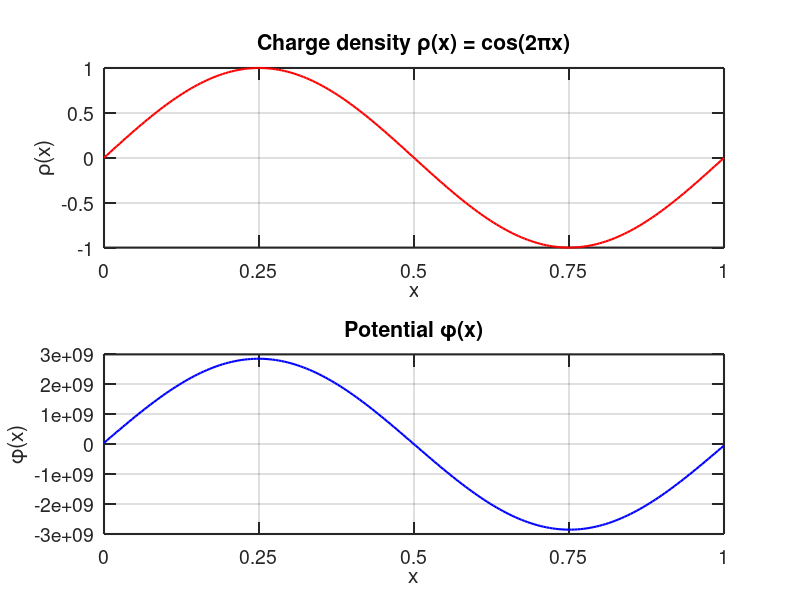
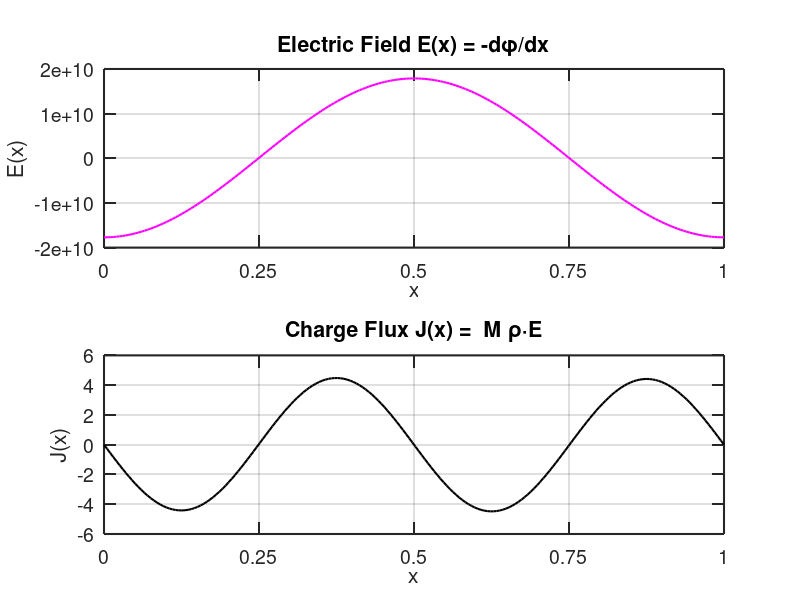
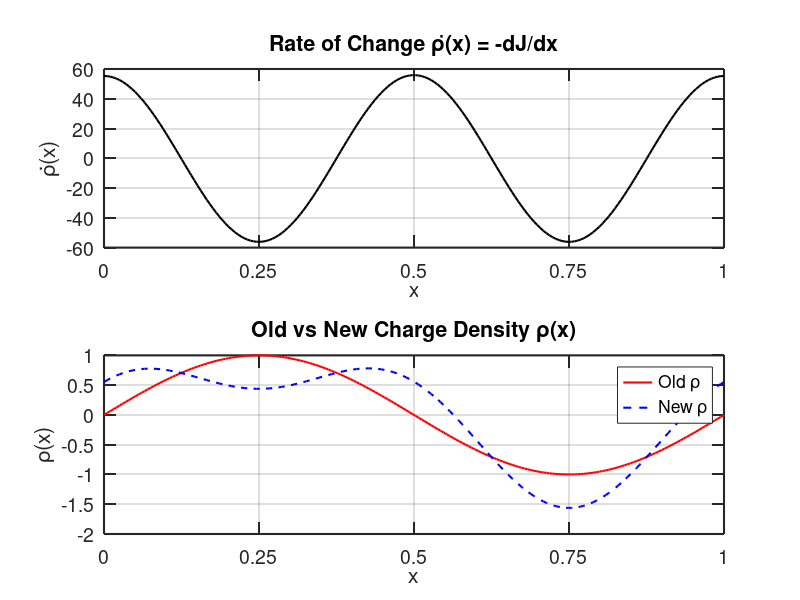

Reproduce these figures in MATLAB, in order.
#!/usr/bin/env -S octave --no-gui --quiet
set(0, "defaultfigurevisible", "off");  % hide figure window
addpath(genpath("~/.config/nvim/Octave/src"));

% ---------------------------------------------------------------------------
% NOTE: Solving Numerically using finite difference method (SOR)
% ---------------------------------------------------------------------------

clear; clc;

Solver.Jacobi = 1;
Solver.FFT = 2;
Solver.SOR = 3;

solver = Solver.FFT;


% Poisson equation in 1D using SOR: d²φ/dx² = -ρ(x)/ε₀

% Parameters
Nx = 200;
Lx = 1.0;
dx = Lx / (Nx - 1);

epsilon0 = 8.854e-12;

omega = 1.8;       % relaxation factor (1 < ω < 2 for acceleration)

% Grid
x = linspace(0, Lx, Nx);

% Charge density
rho = sin(2 * pi * x);

% Initialize potential (Dirichlet BC)
phi = zeros(1, Nx);

% Iteration parameters
max_iter = 10000;
tol = 1e-9;

switch solver
    case Solver.Jacobi
        % Jacobi iteration (using old values)
        for iter = 1:max_iter
            phi_old = phi;   % keep previous step
            for i = 2:Nx-1
                phi(i) = 0.5 * (phi_old(i+1) + phi_old(i-1) + dx^2 * rho(i) / epsilon0);

                %  if iter == 9999
                %     if i == 99
                %         myprint("Phi(i-1)", phi_old(i-1), "old Phi(i)", phi_old(i), "Phi(i+1)", phi_old(i+1));
                %         myprint("neibhourAvg", 0.5 * (phi_old(i+1) + phi_old(i-1)));
                %         myprint("dx^2 * rho(i) / epsilon0", 0.5 * dx^2 * rho(i) / epsilon0);
                %         myprint("phi_new_Calculated", phi(i));
                %         diff = phi(i) - 0.5 * (phi_old(i+1) + phi_old(i-1) + dx^2);
                %            myprint("diff", diff);
                %         myprint("rho(i)", rho(i));
                %         printf("------------------------------------------------------------------------\n");
                %     end
                %     if i == 100
                %         myprint("Phi(i-1)", phi_old(i-1), "OLD Phi(i)", phi_old(i), "Phi(i+1)", phi_old(i+1));
                %         myprint("neibhourAvg", 0.5 * (phi_old(i+1) + phi_old(i-1)));
                %         myprint("dx^2 * rho(i) / epsilon0", 0.5 * dx^2 * rho(i) / epsilon0);
                %         myprint("phi_new_Calculated", phi(i));
                %         diff = phi(i) - 0.5 * (phi_old(i+1) + phi_old(i-1) + dx^2);
                %            myprint("diff", diff);
                %         myprint("rho(i)", rho(i));
                %         printf("------------------------------------------------------------------------\n");
                %     end
                %     if i == 101
                %         myprint("Phi(i-1)", phi_old(i-1), "OLD Phi(i)", phi_old(i), "Phi(i+1)", phi_old(i+1));
                %         myprint("neibhourAvg", 0.5 * (phi_old(i+1) + phi_old(i-1)));
                %         myprint("dx^2 * rho(i) / epsilon0", 0.5 * dx^2 * rho(i) / epsilon0);
                %         myprint("phi_new_Calculated", phi(i));
                %         diff = phi(i) - 0.5 * (phi_old(i+1) + phi_old(i-1) + dx^2);
                %            myprint("diff", diff);
                %         myprint("rho(i)", rho(i));
                %         printf("=========================================================================\n");
                %         pause;
                %     end
                %  end
            end
            % Periodic BCs
            phi(1) = 0.5 * (phi_old(2) + phi_old(end) + dx^2 * rho(1) / epsilon0);
            phi(end) = 0.5 * (phi_old(1) + phi_old(end-1) + dx^2 * rho(end) / epsilon0);
        

            % Convergence check

            maxdiff = max(abs(phi - phi_old));
            if mod(iter, 500) == 0
                fprintf("Iter %d: maxdiff = %.3e\n", iter, maxdiff);
            end
            if maxdiff < tol
                fprintf("Jacobi converged in %d iterations\n", iter);
                break;
            end
        end
        phi = phi - mean(phi);  % remove DC offset

    case Solver.SOR
         for iter = 1:max_iter
             maxdiff = 0;
             for i = 2:Nx-1
                 phi_new = 0.5 * (phi(i+1) + phi(i-1) + dx^2 * rho(i) / epsilon0);
                 phi(i) = (1 - omega) * phi(i) + omega * phi_new;
                 maxdiff = max(maxdiff, abs(phi_new - phi(i)));
             end

             % Print iteration info
             if mod(iter, 500) == 0
                 printf("Iteration %d: max change = %.6e\n", iter, maxdiff);
             end

             if maxdiff < tol
                 printf("Converged in %d iterations\n", iter);
                 break;
             end
         end
    case Solver.FFT
        rho_hat = fft(rho);
        k  = (2*pi/Lx) * [0:(Nx/2-1) -Nx/2:-1];  % periodic wavenumbers
        k2 = k.^2;
        k2(1) = 1;   % avoid division by zero at k = 0
        phi_hat = rho_hat ./ (epsilon0 * k2);
        phi_hat(1) = 0;  % set mean potential to zero
        phi = real(ifft(phi_hat));
end




% Plot results
subplot(2,1,1)
plot(x, rho, 'r', 'LineWidth', 1.5)
xlabel('x'); ylabel('\rho(x)')

title('Charge density \rho(x) = cos(2πx)')
set(gca, 'XTick', [0, 0.25, 0.5, 0.75, 1]);
set   (gca, 'FontSize', 14);
set   (gca, 'LineWidth', 1.5);
set   (gca, 'TickLength', [0.02, 0.02]);
grid on

subplot(2,1,2)
plot(x, phi, 'b', 'LineWidth', 1.5)
xlabel('x'); ylabel('\phi(x)')
title('Potential \phi(x)')
set(gca, 'XTick', [0, 0.25, 0.5, 0.75, 1]);
set   (gca, 'FontSize', 14);
set   (gca, 'LineWidth', 1.5);
set   (gca, 'TickLength', [0.02, 0.02]);
grid on

print ("Numerical_SOR.png", "-dpng");  % saves to PNG


% -------------------------------------------------------------------------
%  NOTE: Compute electric field and movement from potential
% -------------------------------------------------------------------------

E = -gradient(phi, dx);       % Electric field (negative gradient)
mu = 5e-10;                    % Mobility (m^2/V·s) — example value

J = mu * rho .* E;


% -------------------------------------------------------------------------
%  NOTE: Plot field, velocity, and flux
% -------------------------------------------------------------------------

figure

subplot(2,1,1)
plot(x, E, 'm', 'LineWidth', 1.5)
xlabel('x'); ylabel('E(x)')
title('Electric Field E(x) = -d\phi/dx')
set(gca, 'XTick', [0, 0.25, 0.5, 0.75, 1]);
set   (gca, 'FontSize', 14);
set   (gca, 'LineWidth', 1.5);
set   (gca, 'TickLength', [0.02, 0.02]);
grid on


subplot(2,1,2)
plot(x, J, 'k', 'LineWidth', 1.5)
xlabel('x'); ylabel('J(x)')
title('Charge Flux J(x) =  M ρ·E')
set(gca, 'XTick', [0, 0.25, 0.5, 0.75, 1]);
set   (gca, 'FontSize', 14);
set   (gca, 'LineWidth', 1.5);
set   (gca, 'TickLength', [0.02, 0.02]);
grid on

print("Charge_Movement_from_Potential.png", "-dpng");

% -------------------------------------------------------------------------
%  NOTE: Compute rho_dot (charge accumulation rate)
% -------------------------------------------------------------------------

rho_dot = -gradient(J, dx);
rho_dot = rho_dot - mean(rho_dot);  % remove drift
new_rho = rho + 0.01 * rho_dot;    % smaller time step

figure


subplot(2,1,1)
plot(x, rho_dot, 'k', 'LineWidth', 1.5)
title('Rate of Change \rhȯ(x) = -dJ/dx')
xlabel('x'); ylabel('\rhȯ(x)')
set(gca, 'XTick', [0, 0.25, 0.5, 0.75, 1]);
set   (gca, 'FontSize', 14);
set   (gca, 'LineWidth', 1.5);
set   (gca, 'TickLength', [0.02, 0.02]);
grid on

subplot(2,1,2)
plot(x, rho, 'r', 'LineWidth', 1.5); hold on
plot(x, new_rho, 'b--', 'LineWidth', 1.5);
title('Old vs New Charge Density \rho(x)')
set(gca, 'XTick', [0, 0.25, 0.5, 0.75, 1]);
set   (gca, 'FontSize', 14);
set   (gca, 'LineWidth', 1.5);
set   (gca, 'TickLength', [0.02, 0.02]);
xlabel('x'); ylabel('\rho(x)')
legend('Old \rho', 'New \rho')
grid on

print("Charge_Rho_Comparison.png", "-dpng");

printf("All computations and plots completed.\n");
